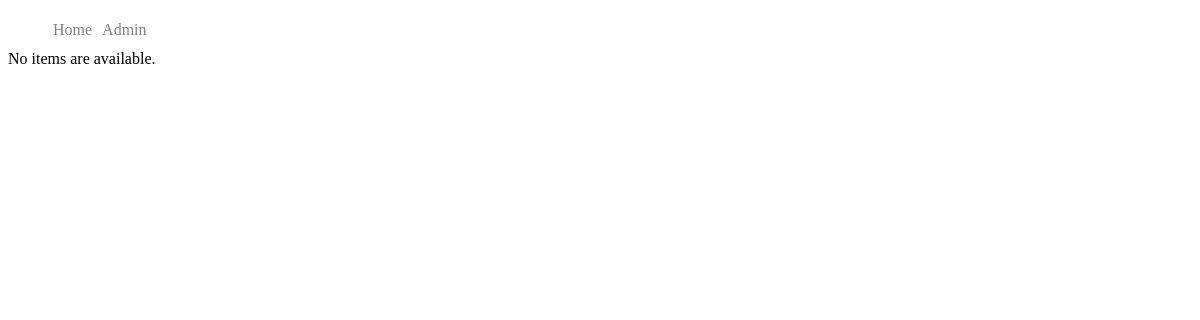
The app's page /buy/, older data.
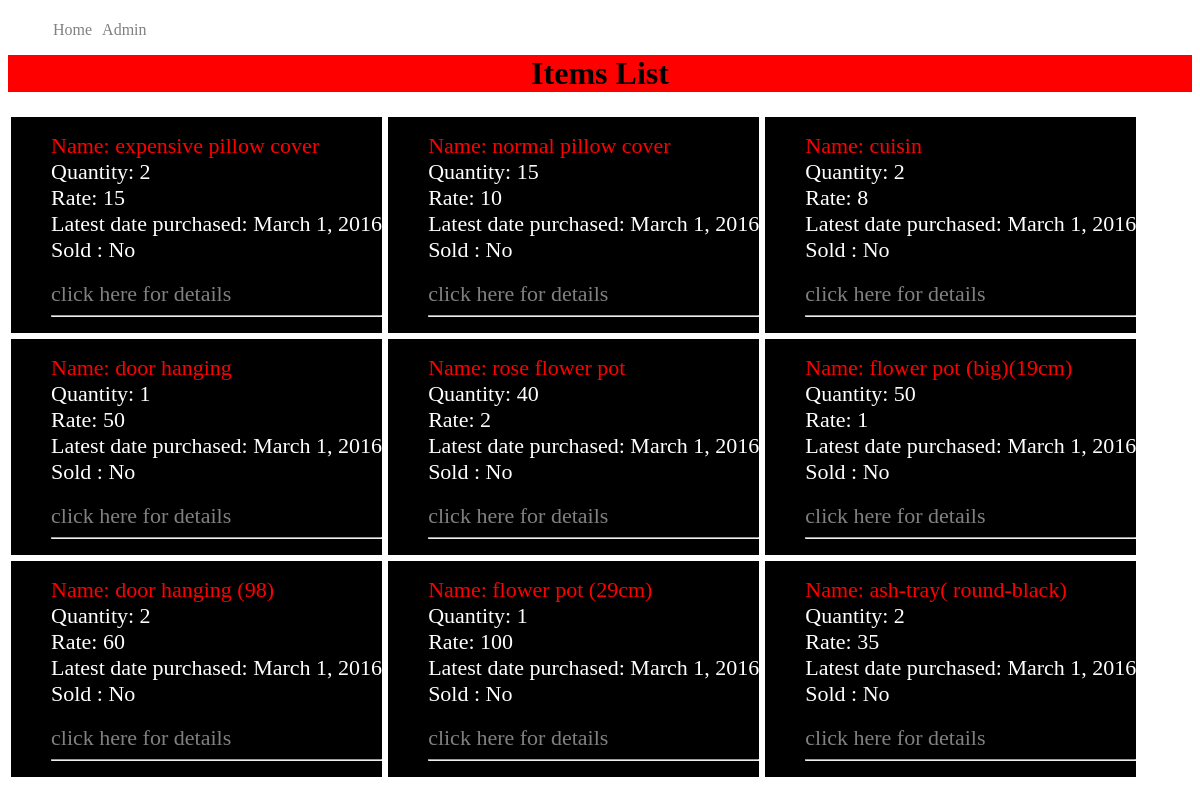
The same page, newer data.
### bought/models.py (models this page shows, shortened)
class item(models.Model):
    name = models.CharField(max_length = 60)
    quan = models.IntegerField('Quantity',default = 1)
    rate = models.IntegerField(default = 0)
    date = models.DateField('Bought In')
    status = models.BooleanField('Sold', default = False)

### bought/views.py (the view)
def index(request):
    list = item.objects.all()
    context ={
        'list': list,}
    return render(request, 'bought/index.html', context)

### bought/templates/bought/index.html (shortened to what this page needs)
{%include 'bought/base.html'%}
<br>
{% if list %}
<div style="text-align:center;background:red;">
    <h1 >Items List</h1>
    {% for item in list %}
<div class = 'view'>
<ul id = 'detail'>
    <li class ='item_name'>Name: {{item.name}}</li>
    <li>Quantity: {{item.quan}}</li>
    <li>Rate: {{item.rate}}</li>
    <li>Latest date purchased: {{item.date}}</li>
    <li>Sold : {%  if item.status == True %} Yes {% else %} No{%endif%}</li>
    <br>
    <li><a href="/buy/{{ item.id }}/" style="text-decoration:none;">click here for details</a></li>
    <hr>
</ul>
</div>
     {% endfor %}
{% else %}
    <p>No items are available.</p>
{% endif %}

### bought/templates/bought/base.html (shortened to what this page needs)
<!DOCTYPE html>
<p lang="en">
<head>
</head>
    <body>
<div id="menu">
						<ul class="nav">
							  <li><a href="http://localhost:8000/buy">Home</a></li>
							  <li><a href="http://localhost:8000/admin">Admin</a></li>
						</ul>
					</div>
</body>
</html>

### bought/templates/bought/base.html (style rules this page uses)
#menu { list-style:none; text-decoration: none; color:white; margin:auto; }
#menu ul { background:brown; border-radius:5%; }
.nav li { padding: 5px; display:inline; float:left; }
.nav li a { text-decoration:none; color:grey; }
#detail li a { color:grey; }
#detail li { list-style:none; text-align:left; font-size : 22px; }
.view { text-align:justify; background-color:black; color:white; float:left; margin:3px; }
.item_name { text-decoration:bold; color : red; }

Row changes from the older to the newer data that the page shows:
added item: name "expensive pillow cover", quan "2", rate "15", date "March 1, 2016", status "No"
added item: name "normal pillow cover", quan "15", rate "10", date "March 1, 2016", status "No"
added item: name "cuisin", quan "2", rate "8", date "March 1, 2016", status "No"
added item: name "door hanging", quan "1", rate "50", date "March 1, 2016", status "No"
added item: name "rose flower pot", quan "40", rate "2", date "March 1, 2016", status "No"
added item: name "flower pot (big)(19cm)", quan "50", rate "1", date "March 1, 2016", status "No"
added item: name "door hanging (98)", quan "2", rate "60", date "March 1, 2016", status "No"
added item: name "flower pot (29cm)", quan "1", rate "100", date "March 1, 2016", status "No"
added item: name "ash-tray( round-black)", quan "2", rate "35", date "March 1, 2016", status "No"
Text that changed along with them:
text no longer shown: "No items are available."
text now shown: "Items List"
